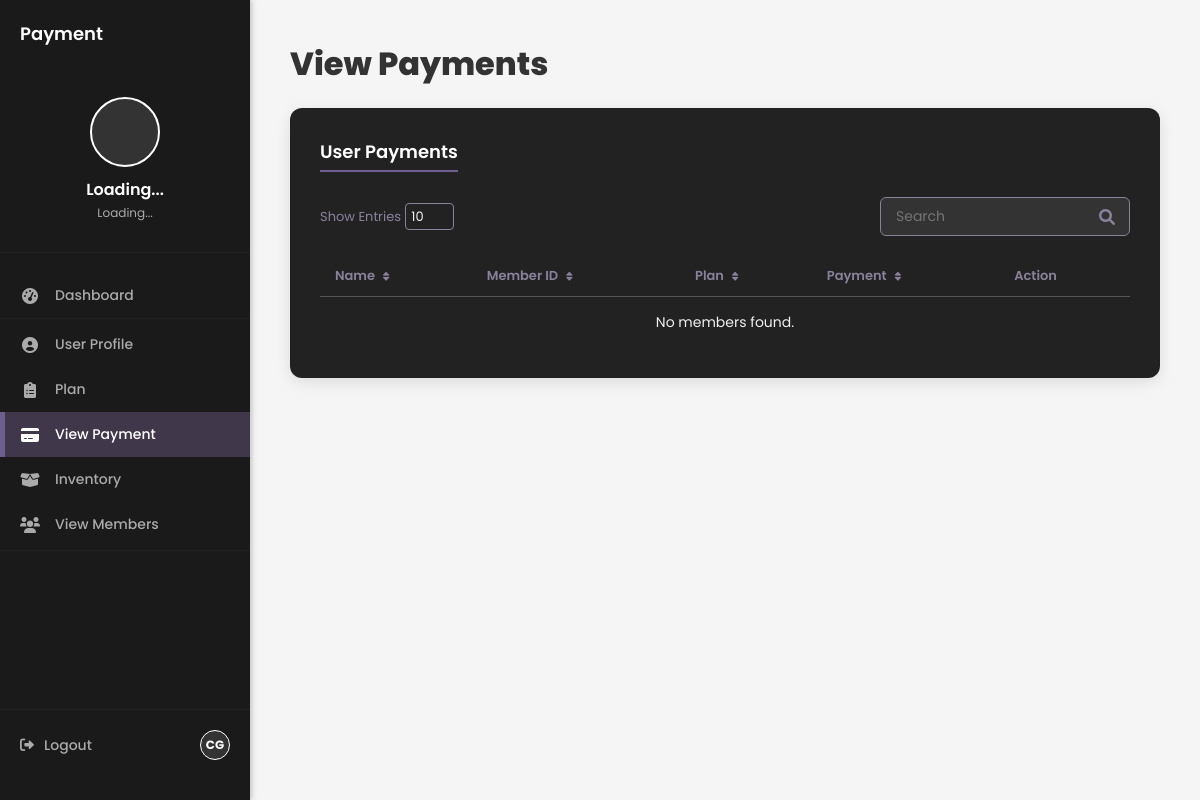
The page /viewpayment/ on the database as committed earlier.
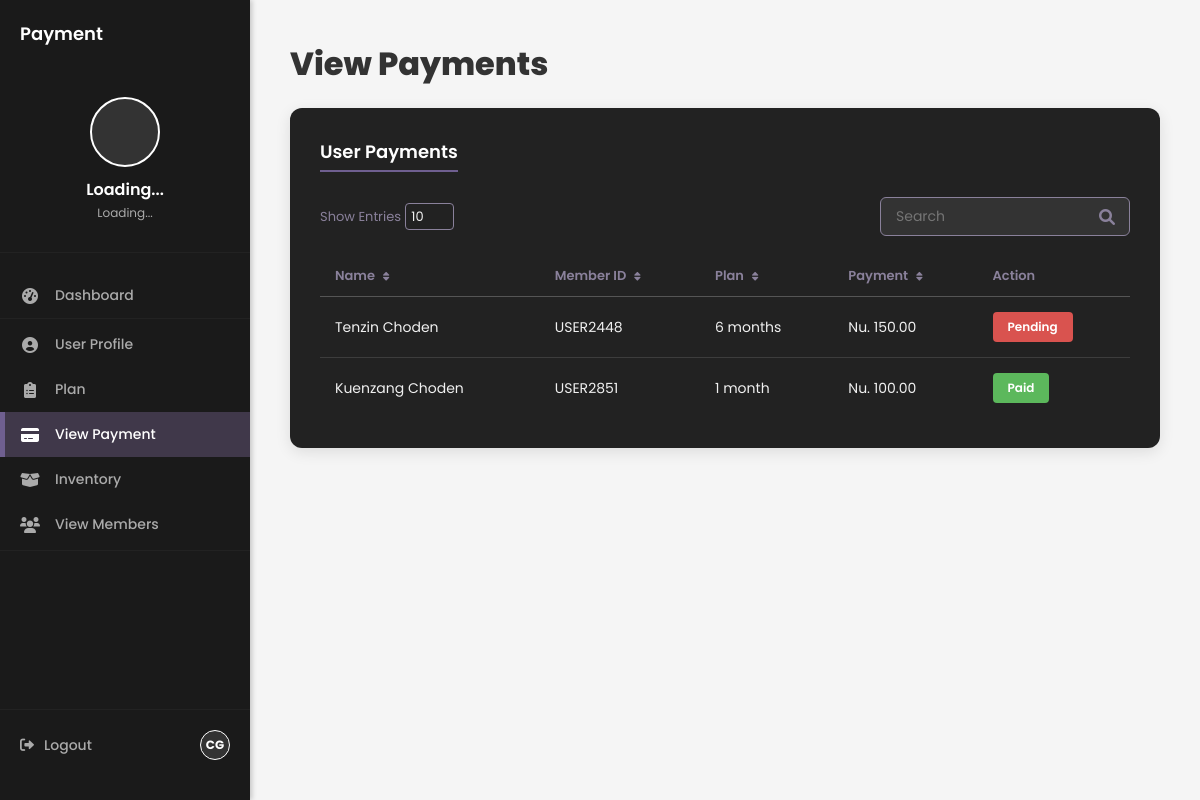
The same page on the database as committed later.
### gymManagement/models.py (models this page shows, shortened)
class UserPayment(models.Model):
    PLAN_CHOICES = [
        ('weekly', '1 Week'),
        ('monthly', '1 Month'),
        ('biannually', '6 Months'),
        ('yearly', '1 Year'), # Added 'yearly' for completeness based on dummy data
    ]
    PAYMENT_STATUS_CHOICES = [
        ('pending', 'Pending'),
        ('paid', 'Paid'),
    ]
    user_name = models.CharField(max_length=100, verbose_name=_("Member Name"))
    member_id = models.CharField(max_length=50, unique=True, verbose_name=_("Member ID"))
    plan = models.CharField(
        max_length=20,
        choices=PLAN_CHOICES,
        default='monthly',
        verbose_name=_("Plan Duration")
    )
    price = models.DecimalField(
        max_digits=10,
        decimal_places=2,
        verbose_name=_("Payment Amount (Nu.)")
    )
    payment_status = models.CharField(
        max_length=10,
        choices=PAYMENT_STATUS_CHOICES,
        default='pending',
        verbose_name=_("Status")
    )
    payment_date = models.DateTimeField(auto_now_add=True)
    class Meta:
        verbose_name = _("User Payment")
        verbose_name_plural = _("User Payments")
        ordering = ['-payment_date'] # Show newest payments first

### gymManagement/views.py (the view)
# urls.py: path('viewpayment/', views.view_payment, name='view_payment'),
def view_payment(request):
    members = UserPayment.objects.all()
    return render(request, 'viewpayment.html', {'members': members})

### gymManagement/templates/viewpayment.html (shortened to what the changed rows need)
{% load static %}
<!DOCTYPE html>
<html lang="en">
<head>
    <link rel="stylesheet" href="https://cdnjs.cloudflare.com/ajax/libs/font-awesome/6.0.0-beta3/css/all.min.css">
</head>
<body onload="initApp()">
<div class="main-content">
    <h1 class="page-header">View Payments</h1>
    <div class="payment-container">
        <div class="plan-card payment-list-card">
            <div class="table-responsive">
                <table class="payment-table">
                    <thead>
                        <tr>
                            <th data-sort-key="user_name">Name <i class="fas fa-sort sort-icon"></i></th>
                            <th data-sort-key="member_id">Member ID <i class="fas fa-sort sort-icon"></i></th>
                            <th data-sort-key="plan_name">Plan <i class="fas fa-sort sort-icon"></i></th>
                            <th data-sort-key="price">Payment <i class="fas fa-sort sort-icon"></i></th>
                            <th>Action</th>
                        </tr>
                    </thead>
                    <tbody id="payment-table-body">
    {% for member in members %}
    <tr data-member-id="{{ member.member_id }}">
        <td>{{ member.user_name }}</td>
        <td>{{ member.member_id }}</td>
        <td>
            {% if member.plan == 'weekly' %}1 week
            {% elif member.plan == 'monthly' %}1 month
            {% elif member.plan == 'biannually' %}6 months
            {% elif member.plan == 'yearly' %}1 year
            {% else %}{{ member.plan }}{% endif %}
        </td>
        <td>Nu. {{ member.price|floatformat:2 }}</td>
        <td>
            <button
                class="action-button {% if member.payment_status|lower == 'paid' %}paid{% else %}unpaid{% endif %}"
                data-member-id="{{ member.member_id }}"
                data-member-name="{{ member.user_name }}"
                data-is-paid="{% if member.payment_status|lower == 'paid' %}true{% else %}false{% endif %}">
                {% if member.payment_status|lower == 'paid' %}Paid{% else %}Pending{% endif %}
            </button>
        </td>
    </tr>
    {% empty %}
    <tr>
        <td colspan="5" style="text-align:center;">No members found.</td>
    </tr>
    {% endfor %}
</tbody>
                </table>
            </div>
        </div>
    </div>
</div>
</body>
</html>

Rows that differ between the two databases and show on the page:
added UserPayment: user_name "Tenzin Choden", member_id "USER2448", plan "6 months", price "150.00", payment_status "Pending"
added UserPayment: user_name "Kuenzang Choden", member_id "USER2851", plan "1 month", price "100.00", payment_status "Paid"
Other text that changed with them:
text no longer shown: "No members found."
